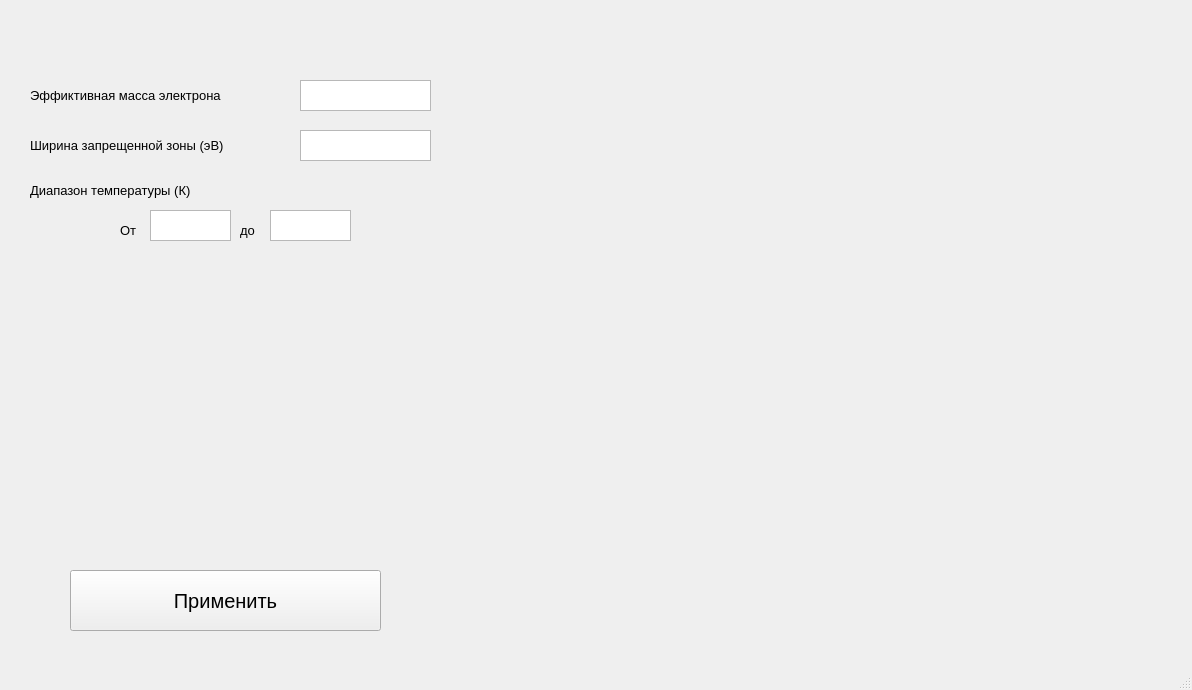
<?xml version="1.0" encoding="UTF-8"?>
<ui version="4.0">
 <class>MainWindow</class>
 <widget class="QMainWindow" name="MainWindow">
  <property name="geometry">
   <rect>
    <x>0</x>
    <y>0</y>
    <width>1192</width>
    <height>690</height>
   </rect>
  </property>
  <property name="windowTitle">
   <string>MainWindow</string>
  </property>
  <widget class="QWidget" name="centralwidget">
   <widget class="QLabel" name="label">
    <property name="geometry">
     <rect>
      <x>450</x>
      <y>0</y>
      <width>741</width>
      <height>641</height>
     </rect>
    </property>
    <property name="text">
     <string/>
    </property>
    <property name="pixmap">
     <pixmap>mainGraph.png</pixmap>
    </property>
    <property name="scaledContents">
     <bool>true</bool>
    </property>
   </widget>
   <widget class="QPushButton" name="pushButton">
    <property name="geometry">
     <rect>
      <x>70</x>
      <y>570</y>
      <width>311</width>
      <height>61</height>
     </rect>
    </property>
    <property name="font">
     <font>
      <pointsize>15</pointsize>
     </font>
    </property>
    <property name="text">
     <string>Применить</string>
    </property>
    <property name="iconSize">
     <size>
      <width>20</width>
      <height>20</height>
     </size>
    </property>
   </widget>
   <widget class="QTextEdit" name="MText">
    <property name="geometry">
     <rect>
      <x>300</x>
      <y>80</y>
      <width>131</width>
      <height>31</height>
     </rect>
    </property>
   </widget>
   <widget class="QLabel" name="label_2">
    <property name="geometry">
     <rect>
      <x>30</x>
      <y>85</y>
      <width>261</width>
      <height>21</height>
     </rect>
    </property>
    <property name="font">
     <font>
      <pointsize>10</pointsize>
     </font>
    </property>
    <property name="text">
     <string>Эффиктивная масса электрона</string>
    </property>
   </widget>
   <widget class="QLabel" name="label_3">
    <property name="geometry">
     <rect>
      <x>30</x>
      <y>135</y>
      <width>261</width>
      <height>21</height>
     </rect>
    </property>
    <property name="font">
     <font>
      <pointsize>10</pointsize>
     </font>
    </property>
    <property name="text">
     <string>Ширина запрещенной зоны (эВ)</string>
    </property>
   </widget>
   <widget class="QTextEdit" name="EText">
    <property name="geometry">
     <rect>
      <x>300</x>
      <y>130</y>
      <width>131</width>
      <height>31</height>
     </rect>
    </property>
   </widget>
   <widget class="QLabel" name="label_4">
    <property name="geometry">
     <rect>
      <x>30</x>
      <y>180</y>
      <width>261</width>
      <height>21</height>
     </rect>
    </property>
    <property name="font">
     <font>
      <pointsize>10</pointsize>
     </font>
    </property>
    <property name="text">
     <string>Диапазон температуры (К)</string>
    </property>
   </widget>
   <widget class="QLabel" name="label_5">
    <property name="geometry">
     <rect>
      <x>120</x>
      <y>220</y>
      <width>31</width>
      <height>21</height>
     </rect>
    </property>
    <property name="font">
     <font>
      <pointsize>10</pointsize>
     </font>
    </property>
    <property name="text">
     <string>От</string>
    </property>
   </widget>
   <widget class="QLabel" name="label_6">
    <property name="geometry">
     <rect>
      <x>240</x>
      <y>220</y>
      <width>31</width>
      <height>21</height>
     </rect>
    </property>
    <property name="font">
     <font>
      <pointsize>10</pointsize>
     </font>
    </property>
    <property name="text">
     <string>до</string>
    </property>
   </widget>
   <widget class="QTextEdit" name="TMinimumText">
    <property name="geometry">
     <rect>
      <x>150</x>
      <y>210</y>
      <width>81</width>
      <height>31</height>
     </rect>
    </property>
   </widget>
   <widget class="QTextEdit" name="TMaximumText">
    <property name="geometry">
     <rect>
      <x>270</x>
      <y>210</y>
      <width>81</width>
      <height>31</height>
     </rect>
    </property>
   </widget>
  </widget>
  <widget class="QMenuBar" name="menubar">
   <property name="geometry">
    <rect>
     <x>0</x>
     <y>0</y>
     <width>1192</width>
     <height>26</height>
    </rect>
   </property>
  </widget>
  <widget class="QStatusBar" name="statusbar"/>
 </widget>
 <resources/>
 <connections/>
</ui>
